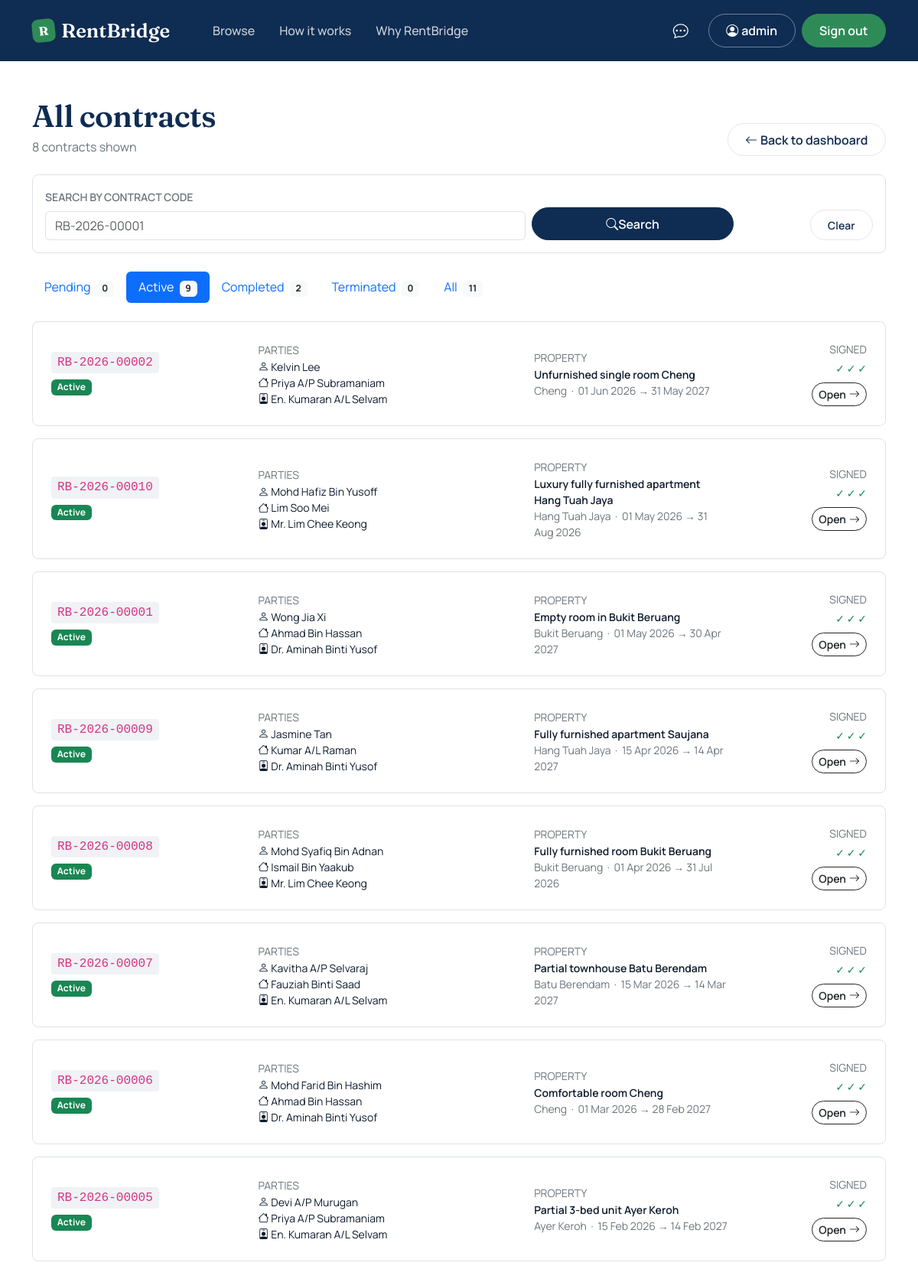
/admin/contracts.php?status=active (signed in), run on the app's committed database.
### tables this page shows
CREATE TABLE `users` (
  `id` int(11) NOT NULL,
  `email` varchar(120) NOT NULL,
  `password_hash` varchar(255) NOT NULL,
  `primary_role` enum('student','landlord','agent','admin') NOT NULL,
  `status` enum('active','pending','suspended','rejected') NOT NULL DEFAULT 'active',
  `last_used_role` enum('student','landlord','agent','admin') DEFAULT NULL,
  `created_at` timestamp NOT NULL DEFAULT current_timestamp(),
  `updated_at` timestamp NOT NULL DEFAULT current_timestamp() ON UPDATE current_timestamp()
);

CREATE TABLE `contracts` (
  `id` int(11) NOT NULL,
  `contract_code` varchar(20) NOT NULL COMMENT 'e.g. RB-2026-00001',
  `booking_id` int(11) NOT NULL,
  `student_id` int(11) NOT NULL,
  `landlord_id` int(11) NOT NULL,
  `agent_id` int(11) NOT NULL,
  `property_id` int(11) NOT NULL,
  `start_date` date NOT NULL,
  `end_date` date NOT NULL,
  `monthly_rent` decimal(8,2) NOT NULL,
  `deposit` decimal(8,2) NOT NULL,
  `terms` text NOT NULL COMMENT 'Standard tenancy terms (Markdown)',
  `student_signature` varchar(255) DEFAULT NULL,
  `student_signed_at` timestamp NULL DEFAULT NULL,
  `student_sign_ip` varchar(45) DEFAULT NULL,
  `landlord_signature` varchar(255) DEFAULT NULL,
  `landlord_signed_at` timestamp NULL DEFAULT NULL,
  `landlord_sign_ip` varchar(45) DEFAULT NULL,
  `agent_signature` varchar(255) DEFAULT NULL,
  `agent_signed_at` timestamp NULL DEFAULT NULL,
  `agent_sign_ip` varchar(45) DEFAULT NULL,
  `contract_pdf_path` varchar(255) DEFAULT NULL,
  `generated_pdf_path` varchar(255) DEFAULT NULL,
  `generated_at` timestamp NULL DEFAULT NULL,
  `generated_by` int(11) DEFAULT NULL,
  `signed_pdf_path` varchar(255) DEFAULT NULL,
  `signed_uploaded_at` timestamp NULL DEFAULT NULL,
  `signed_uploaded_by` int(11) DEFAULT NULL,
  `doc_hash` varchar(64) DEFAULT NULL,
  `upload_method` enum('generated','external_upload','legacy_canvas') NOT NULL DEFAULT 'generated',
  `status` enum('pending_signatures','active','completed','terminated') NOT NULL DEFAULT 'pending_signatures',
  `activated_at` timestamp NULL DEFAULT NULL,
  `created_at` timestamp NOT NULL DEFAULT current_timestamp()
);

CREATE TABLE `students` (
  `user_id` int(11) NOT NULL,
  `full_name` varchar(150) NOT NULL,
  `preferred_name` varchar(50) NOT NULL DEFAULT '',
  `matric_no` varchar(20) NOT NULL,
  `university` varchar(80) NOT NULL DEFAULT 'UTeM',
  `phone` varchar(20) NOT NULL,
  `allow_whatsapp` tinyint(1) NOT NULL DEFAULT 0,
  `looking_for_housing` tinyint(1) NOT NULL DEFAULT 0,
  `housing_pref_city` varchar(80) DEFAULT NULL,
  `housing_pref_max_rent` decimal(8,2) DEFAULT NULL,
  `housing_pref_move_in` date DEFAULT NULL,
  `housing_bio` varchar(255) DEFAULT NULL
);

CREATE TABLE `landlords` (
  `user_id` int(11) NOT NULL,
  `full_name` varchar(150) NOT NULL,
  `preferred_name` varchar(50) NOT NULL DEFAULT '',
  `ic_no` varchar(20) NOT NULL,
  `phone` varchar(20) NOT NULL,
  `allow_whatsapp` tinyint(1) NOT NULL DEFAULT 0,
  `address` varchar(255) DEFAULT NULL,
  `verified` tinyint(1) NOT NULL DEFAULT 0
);

CREATE TABLE `agents` (
  `user_id` int(11) NOT NULL,
  `full_name` varchar(150) NOT NULL,
  `preferred_name` varchar(50) NOT NULL DEFAULT '',
  `staff_id` varchar(20) NOT NULL,
  `department` varchar(80) NOT NULL,
  `phone` varchar(20) NOT NULL,
  `allow_whatsapp` tinyint(1) NOT NULL DEFAULT 0,
  `availability` enum('available','busy','off_duty') NOT NULL DEFAULT 'available',
  `max_caseload` int(11) NOT NULL DEFAULT 5,
  `current_caseload` int(11) NOT NULL DEFAULT 0
);

CREATE TABLE `properties` (
  `id` int(11) NOT NULL,
  `landlord_id` int(11) NOT NULL,
  `title` varchar(150) NOT NULL,
  `property_type` enum('room','studio','whole_unit') NOT NULL,
  `address` text NOT NULL,
  `city` varchar(80) NOT NULL,
  `postcode` varchar(10) NOT NULL,
  `state` varchar(50) NOT NULL DEFAULT 'Melaka',
  `latitude` decimal(10,7) DEFAULT NULL,
  `longitude` decimal(10,7) DEFAULT NULL,
  `maps_url` varchar(500) DEFAULT NULL,
  `monthly_rent` decimal(8,2) NOT NULL,
  `deposit` decimal(8,2) NOT NULL DEFAULT 0.00,
  `description` text DEFAULT NULL,
  `facilities` text DEFAULT NULL,
  `furnishing` enum('none','partial','full') NOT NULL DEFAULT 'partial',
  `status` enum('pending_approval','available','booked','rented','hidden','rejected') NOT NULL DEFAULT 'pending_approval',
  `viewing_mode` enum('landlord_led','agent_led','either') NOT NULL DEFAULT 'either',
  `agent_verified_at` timestamp NULL DEFAULT NULL,
  `agent_verified_by` int(11) DEFAULT NULL,
  `created_at` timestamp NOT NULL DEFAULT current_timestamp(),
  `updated_at` timestamp NOT NULL DEFAULT current_timestamp() ON UPDATE current_timestamp()
);

### includes/auth.php (called while the page is built, shortened)
<?php
function e(?string $value): string {
    return htmlspecialchars($value ?? '', ENT_QUOTES | ENT_HTML5, 'UTF-8');
}
function is_logged_in(): bool {
    return isset($_SESSION['user_id']);
}
function current_user_id(): ?int {
    return $_SESSION['user_id'] ?? null;
}
function current_role(): ?string {
    return $_SESSION['role'] ?? null;
}
function current_user_display_name(): string {
    $userId = current_user_id();
    $role   = current_role();
    $pdo = db();
    $name = null;
    try {
        if (!$name) {
            $stmt = $pdo->prepare('SELECT email FROM users WHERE id = ? LIMIT 1');
            $stmt->execute([$userId]);
            $email = $stmt->fetchColumn();
            $name  = $email ? explode('@', $email)[0] : 'User';
        }
    } catch (Throwable $e) {
        $name = 'User';
    }
    $cache = derive_first_name(trim($name));
    return $cache;
}
function derive_first_name(string $fullName): string {
    $words = preg_split('/\s+/', $fullName);
    $count = count($words);
    if ($count === 1) return $words[0];
    return $words[$count - 2] . ' ' . $words[$count - 1];
}

### admin/contracts.php (the view, shortened to what this page needs)
<?php
require_once __DIR__ . '/../includes/auth.php';
$pdo = db();
$filter = $_GET['status'] ?? 'pending_signatures';
$search = trim($_GET['q'] ?? '');
$where = '1=1';
$params = [];
if ($filter !== 'all') {
    $where .= ' AND c.status = ?';
    $params[] = $filter;
}
$stmt = $pdo->prepare("
    SELECT c.id, c.contract_code, c.status, c.contract_pdf_path,
           c.created_at, c.activated_at,
           c.student_signed_at, c.landlord_signed_at, c.agent_signed_at,
           c.start_date, c.end_date, c.monthly_rent,
           p.title          AS property_title,
           p.city           AS property_city,
           s.full_name      AS student_name,
           l.full_name      AS landlord_name,
           a.full_name      AS agent_name
      FROM contracts c
      JOIN properties p ON p.id = c.property_id
      JOIN students   s ON s.user_id = c.student_id
      JOIN landlords  l ON l.user_id = c.landlord_id
      JOIN agents     a ON a.user_id = c.agent_id
     WHERE $where
     ORDER BY
       CASE WHEN c.status = 'pending_signatures' THEN 0 ELSE 1 END,
       c.created_at DESC
");
$stmt->execute($params);
$contracts = $stmt->fetchAll();
$counts = [];
foreach (['pending_signatures', 'active', 'completed', 'terminated'] as $s) {
    $stmt = $pdo->prepare("SELECT COUNT(*) FROM contracts WHERE status = ?");
    $stmt->execute([$s]);
    $counts[$s] = (int)$stmt->fetchColumn();
}
$counts['all'] = array_sum($counts);
function contract_status_badge(string $status): array {
    return match ($status) {
        'pending_signatures' => ['Pending signatures', 'warning'],
        'active'             => ['Active',             'success'],
        'completed'          => ['Completed',          'secondary'],
        'terminated'         => ['Terminated',         'danger'],
        default              => [ucfirst($status),     'secondary'],
    };
}
function pretty_filter(string $s): string {
    return match ($s) {
        'pending_signatures' => 'Pending',
        'all'                => 'All',
        default              => ucfirst($s),
    };
}
?>
<!DOCTYPE html>
<html lang="en">
<head>
    <link href="https://cdn.jsdelivr.net/npm/bootstrap@5.3.3/dist/css/bootstrap.min.css" rel="stylesheet">
    <link href="https://cdn.jsdelivr.net/npm/bootstrap-icons@1.11.3/font/bootstrap-icons.min.css" rel="stylesheet">
    <link href="../assets/css/style.css" rel="stylesheet">
</head>
<body>
<?php include '../includes/header.php'; ?>
<div class="container py-5">
    <div class="d-flex justify-content-between align-items-end mb-4">
        <div>
            <h1 class="mb-1">All contracts</h1>
            <p class="text-secondary mb-0"><?= count($contracts) ?> contract<?= count($contracts) === 1 ? '' : 's' ?> shown</p>
        </div>
        <a href="/rentbridge/admin/dashboard.php" class="btn btn-ghost">
            <i class="bi bi-arrow-left me-1"></i> Back to dashboard
        </a>
    </div>
    <form method="GET" class="bg-white border rounded-3 p-3 mb-4">
        <div class="row g-2 align-items-end">
            <div class="col-md-7">
                <label class="form-label small fw-semibold text-secondary">SEARCH BY CONTRACT CODE</label>
                <input type="text" name="q" value="<?= e($search) ?>"
                       class="form-control" placeholder="RB-2026-00001">
            </div>
            <div class="col-md-3">
                <button type="submit" class="btn btn-primary w-100">
                    <i class="bi bi-search"></i> Search
                </button>
            </div>
            <div class="col-md-2 text-end">
                <a href="contracts.php" class="btn btn-ghost btn-sm">Clear</a>
            </div>
        </div>
    </form>
    <ul class="nav nav-pills mb-4 flex-wrap">
        <?php foreach (['pending_signatures', 'active', 'completed', 'terminated', 'all'] as $s): ?>
            <li class="nav-item">
                <a class="nav-link <?= $filter === $s ? 'active' : '' ?>"
                   href="?status=<?= $s ?><?= $search !== '' ? '&q=' . urlencode($search) : '' ?>">
                    <?= e(pretty_filter($s)) ?>
                    <span class="badge bg-light text-dark ms-1"><?= $counts[$s] ?></span>
                </a>
            </li>
        <?php endforeach; ?>
    </ul>
    <?php if (empty($contracts)): ?>
        <div class="text-center py-5 bg-white rounded-3 border">
            <i class="bi bi-file-earmark-text" style="font-size: 3rem; color: var(--rb-line);"></i>
            <h4 class="mt-3">No contracts <?= $search !== '' ? 'match your search' : 'in "' . e(pretty_filter($filter)) . '"' ?></h4>
        </div>
    <?php else: ?>
        <div class="row g-3">
            <?php foreach ($contracts as $c):
                [$label, $color] = contract_status_badge($c['status']);
                $isPending = $c['status'] === 'pending_signatures';
            ?>
                <div class="col-12">
                    <div class="bg-white border rounded-3 p-4 <?= $isPending ? 'tenancy-row--urgent' : '' ?>">
                        <div class="row g-3 align-items-center">
                            <div class="col-md-3">
                                <div class="d-flex align-items-center gap-2 mb-1">
                                    <code class="fs-6"><?= e($c['contract_code']) ?></code>
                                </div>
                                <span class="badge bg-<?= $color ?>"><?= e($label) ?></span>
                            </div>
                            <div class="col-md-4">
                                <small class="text-secondary text-uppercase">Parties</small>
                                <div class="small">
                                    <div><i class="bi bi-person"></i> <?= e($c['student_name']) ?></div>
                                    <div><i class="bi bi-house"></i> <?= e($c['landlord_name']) ?></div>
                                    <div><i class="bi bi-person-badge"></i> <?= e($c['agent_name']) ?></div>
                                </div>
                            </div>
                            <div class="col-md-3">
                                <small class="text-secondary text-uppercase">Property</small>
                                <div class="small fw-semibold"><?= e($c['property_title']) ?></div>
                                <div class="text-secondary small">
                                    <?= e($c['property_city']) ?>
                                    &nbsp;·&nbsp;
                                    <?= e(date('d M Y', strtotime($c['start_date']))) ?> →
                                    <?= e(date('d M Y', strtotime($c['end_date']))) ?>
                                </div>
                            </div>
                            <div class="col-md-2 text-md-end">
                                <small class="text-secondary text-uppercase d-block mb-1">Signed</small>
                                <div class="mb-2 small">
                                    <span class="<?= !empty($c['student_signed_at'])  ? 'text-success' : 'text-secondary' ?>" title="Student"><?= !empty($c['student_signed_at'])  ? '✓' : '○' ?></span>
                                    <span class="<?= !empty($c['landlord_signed_at']) ? 'text-success' : 'text-secondary' ?>" title="Landlord"><?= !empty($c['landlord_signed_at']) ? '✓' : '○' ?></span>
                                    <span class="<?= !empty($c['agent_signed_at'])    ? 'text-success' : 'text-secondary' ?>" title="Agent"><?= !empty($c['agent_signed_at'])    ? '✓' : '○' ?></span>
                                </div>
                                <div class="d-flex gap-1 justify-content-md-end">
                                    <a href="/rentbridge/contracts/view.php?id=<?= (int)$c['id'] ?>"
                                       class="btn btn-sm btn-outline-dark">
                                        Open <i class="bi bi-arrow-right ms-1"></i>
                                    </a>
                                </div>
                            </div>
                        </div>
                    </div>
                </div>
            <?php endforeach; ?>
        </div>
    <?php endif; ?>
</div>
</body>
</html>

### includes/header.php (shortened to what this page needs)
<?php
require_once __DIR__ . '/auth.php';
?>
<nav class="rb-navbar navbar navbar-expand-lg">
    <div class="container">
        <a class="navbar-brand" href="/rentbridge/index.php">
            <span class="brand-mark">R</span>
            RentBridge
        </a>
        <div class="collapse navbar-collapse" id="rbNav">
            <ul class="navbar-nav me-auto ms-lg-4">
                <li class="nav-item">
                    <a class="nav-link" href="#listings">Browse</a>
                </li>
                <li class="nav-item">
                    <a class="nav-link" href="#how">How it works</a>
                </li>
                <li class="nav-item">
                    <a class="nav-link" href="#trust">Why RentBridge</a>
                </li>
            </ul>
            <?php if (is_logged_in()):
            ?>
                <a href="/rentbridge/chat.php"
                    class="position-relative me-3 d-inline-flex align-items-center justify-content-center"
                    style="width: 40px; height: 40px; color: white; border-radius: 50%;
                            text-decoration: none; transition: background 0.15s;"
                    onmouseover="this.style.background='rgba(255,255,255,0.15)'"
                    onmouseout="this.style.background='transparent'"
                    title="Messages">
                    <i class="bi bi-chat-dots" style="font-size: 1.25rem;"></i>
                </a>
            <?php endif; ?>
            <div class="d-flex gap-2">
                <?php if (is_logged_in()): ?>
                    <a class="btn btn-outline-light" href="/rentbridge/<?= e(current_role()) ?>/dashboard.php">
                        <i class="bi bi-person-circle me-1"></i> <?= e(current_user_display_name()) ?>
                    </a>
                    <a class="btn btn-success" href="/rentbridge/auth/logout.php">
                        Sign out
                    </a>
                <?php else: ?>
                    <a class="btn btn-success" href="/rentbridge/auth/login.php">Log in</a>
                    <a class="btn btn-outline-light" href="/rentbridge/auth/register.php">Register</a>
                <?php endif; ?>
            </div>
        </div>
    </div>
</nav>

### data on the page
users: email "admin"
contracts: contract_code "RB-2026-00002", label "Active", students.full_name "Kelvin Lee", landlords.full_name "Priya A/P Subramaniam", agents.full_name "En. Kumaran A/L Selvam", property.title "Unfurnished single room Cheng", property.city "Cheng", start_date "01 Jun 2026", end_date "31 May 2027"
contracts: contract_code "RB-2026-00010", label "Active", students.full_name "Mohd Hafiz Bin Yusoff", landlords.full_name "Lim Soo Mei", agents.full_name "Mr. Lim Chee Keong", property.title "Luxury fully furnished apartment Hang Tuah Jaya", property.city "Hang Tuah Jaya", start_date "01 May 2026", end_date "31 Aug 2026"
contracts: contract_code "RB-2026-00001", label "Active", students.full_name "Wong Jia Xi", landlords.full_name "Ahmad Bin Hassan", agents.full_name "Dr. Aminah Binti Yusof", property.title "Empty room in Bukit Beruang", property.city "Bukit Beruang", start_date "01 May 2026", end_date "30 Apr 2027"
contracts: contract_code "RB-2026-00009", label "Active", students.full_name "Jasmine Tan", landlords.full_name "Kumar A/L Raman", agents.full_name "Dr. Aminah Binti Yusof", property.title "Fully furnished apartment Saujana", property.city "Hang Tuah Jaya", start_date "15 Apr 2026", end_date "14 Apr 2027"
contracts: contract_code "RB-2026-00008", label "Active", students.full_name "Mohd Syafiq Bin Adnan", landlords.full_name "Ismail Bin Yaakub", agents.full_name "Mr. Lim Chee Keong", property.title "Fully furnished room Bukit Beruang", property.city "Bukit Beruang", start_date "01 Apr 2026", end_date "31 Jul 2026"
contracts: contract_code "RB-2026-00007", label "Active", students.full_name "Kavitha A/P Selvaraj", landlords.full_name "Fauziah Binti Saad", agents.full_name "En. Kumaran A/L Selvam", property.title "Partial townhouse Batu Berendam", property.city "Batu Berendam", start_date "15 Mar 2026", end_date "14 Mar 2027"
contracts: contract_code "RB-2026-00006", label "Active", students.full_name "Mohd Farid Bin Hashim", landlords.full_name "Ahmad Bin Hassan", agents.full_name "Dr. Aminah Binti Yusof", property.title "Comfortable room Cheng", property.city "Cheng", start_date "01 Mar 2026", end_date "28 Feb 2027"
contracts: contract_code "RB-2026-00005", label "Active", students.full_name "Devi A/P Murugan", landlords.full_name "Priya A/P Subramaniam", agents.full_name "En. Kumaran A/L Selvam", property.title "Partial 3-bed unit Ayer Keroh", property.city "Ayer Keroh", start_date "15 Feb 2026", end_date "14 Feb 2027"

### other printed values
count($contracts) "8"
pretty_filter($s) "Pending"
$counts[$s] "0"
pretty_filter($s) "Active"
$counts[$s] "9"
pretty_filter($s) "Completed"
$counts[$s] "2"
pretty_filter($s) "Terminated"
pretty_filter($s) "All"
$counts[$s] "11"
